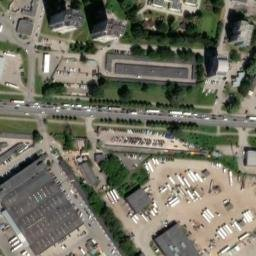
#> input picture docs/images/Armed_sat.jpg, 256 x 256 px
$ python -i run_phase2.py   (imports and definitions only)
#> lines starting #> are read from the running program, lines starting #| are printed output that depends on the picture
#!/usr/bin/env python3
"""
Phase 2: Enhanced Pipeline with Building Ownership Verification
- Runs 100+ additional companies
- Verifies building ownership (own vs rent)
- Enhanced solar detection with multiple CV methods
"""

import asyncio
import json
import os
import sys
import urllib.request
import urllib.parse
import ssl
import time
from PIL import Image, ImageStat, ImageFilter, ImageEnhance
from pathlib import Path
from datetime import datetime

# Add parent to path
sys.path.insert(0, os.path.dirname(os.path.abspath(__file__)))

OUTPUT_DIR = "/home/drg/.openclaw/workspace/solar-scout/output/images"
DATA_DIR = "/home/drg/.openclaw/workspace/solar-scout/data"

# Import existing agents
from agents.capacity import run_capacity_analysis
from agents.enrich import run_enrichment
from agents.annotate import run_annotation, generate_summary


# ============================================================================
# PHASE 1: Load Extended Company List
# ============================================================================

# [88 lines left out: functions load_companies, geocode_address, lat_lon_to_tile, get_satellite_url, check_building_ownership, not called in this run]


# [51 lines not run here, left out]


# ============================================================================
# PHASE 3: Enhanced Solar Detection
# ============================================================================

# [21 lines left out: function download_image, not called in this run]


def detect_solar_enhanced(image_path: str) -> dict:
    """
    Enhanced solar detection with multiple methods:
    1. Color analysis (blue/dark panels)
    2. Edge detection (rectangular patterns)
    3. Texture analysis (grid patterns)
    4. Brightness analysis
    """
#> called with image_path = 'docs/images/Armed_sat.jpg'
    if not os.path.exists(image_path):
        return {"detected": False, "confidence": 0.0, "details": "No image"}

    try:
        img = Image.open(image_path)
#> img is the input picture: PIL image 256x256 RGB; mean R, G, B 113.4, 112.2, 97.5
        if img.mode != 'RGB':
            img = img.convert('RGB')

        # Resize for analysis
        img = img.resize((500, 375))
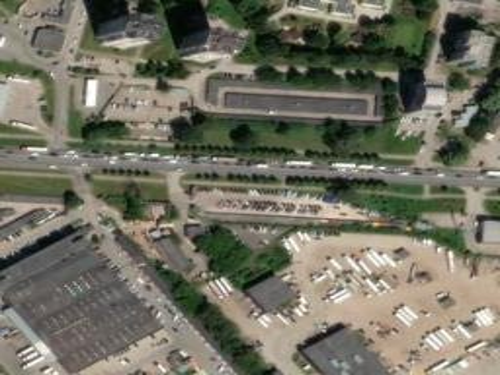
#> img: PIL image 500x375 RGB; mean R, G, B 113.4, 112.2, 97.5

        r, g, b = img.split()[:3]
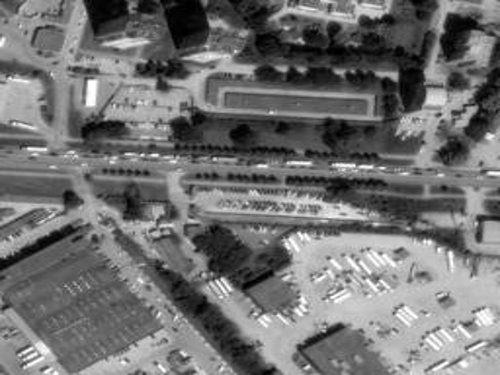
#> r: PIL image 500x375 L; min 0, max 255, mean 113.4
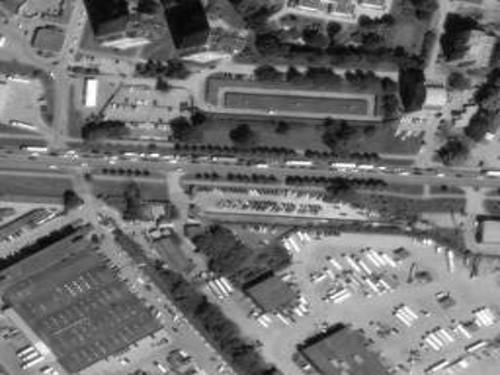
#> g: PIL image 500x375 L; min 3, max 255, mean 112.2
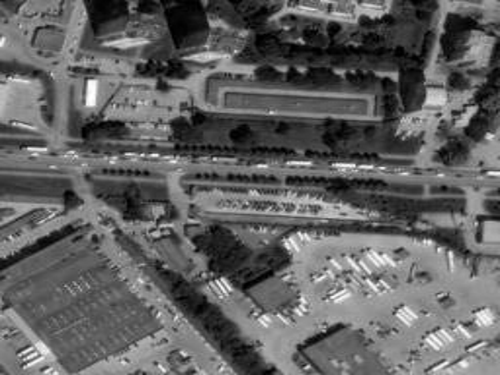
#> b: PIL image 500x375 L; min 0, max 255, mean 97.5

        # Method 1: Blue ratio (solar panels are blue-ish)
        stats = ImageStat.Stat(img)
        mean_r, mean_g, mean_b = stats.mean[:3]
#> mean_r = 113.4; mean_g = 112.2; mean_b = 97.49
        blue_ratio = mean_b / mean_r if mean_r > 0 else 0
#> blue_ratio = 0.86

        # Method 2: Dark areas (solar panels absorb light)
        brightness = (mean_r + mean_g + mean_b) / 3
#> brightness = 107.7
        darkness = 255 - brightness
#> darkness = 147.3

        # Method 3: Edge detection (panels have straight edges)
        gray = img.convert('L')
        edges = gray.filter(ImageFilter.FIND_EDGES)
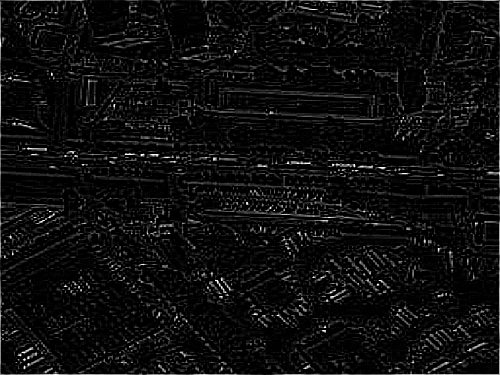
#> edges: PIL image 500x375 L; min 0, max 255, mean 14.4
        edge_stats = ImageStat.Stat(edges)
        edge_density = edge_stats.mean[0]
#> edge_density = 14.39

        # Method 4: Grid pattern detection
        # Enhance contrast to see patterns
        enhancer = ImageEnhance.Contrast(img)
        enhanced = enhancer.enhance(1.5)
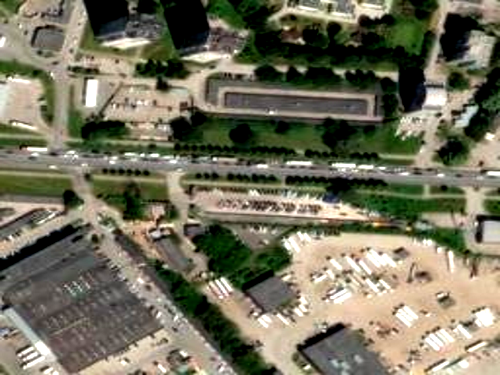
#> enhanced: PIL image 500x375 RGB; mean R, G, B 116, 113.2, 93
        enh_stats = ImageStat.Stat(enhanced)
        variance = enh_stats.stddev[0]
#> variance = 76.79

        # Method 5: Look for blue rectangles (roof panels)
        # Check blue channel for consistent patterns
        b_array = list(b.getdata())
#> b_array = 187500 items
        blue_variance = sum((x - mean_b)**2 for x in b_array) / len(b_array) ** 0.5
#> blue_variance = 983984

        # Scoring
        solar_score = 0
        details = []

        # Blue color (major indicator)
        if blue_ratio > 1.1:
            solar_score += 0.3
            details.append(f"blue_ratio={blue_ratio:.2f}")

        # Dark (panels are dark)
        if darkness > 80:
            solar_score += 0.2
            details.append(f"darkness={darkness:.0f}")

        # Edges (rectangular panels)
        if edge_density > 20:
            solar_score += 0.25
            details.append(f"edges={edge_density:.1f}")

        # Variance (grid pattern)
        if variance > 40:
            solar_score += 0.25
            details.append(f"variance={variance:.1f}")

        # Final decision
        detected = solar_score >= 0.5  # Need 50%+ confidence
        confidence = min(0.95, solar_score)

        return {
            "detected": detected,
            "confidence": round(confidence, 2),
            "details": "; ".join(details) if details else "No solar pattern",
            "methods": {
                "blue_ratio": round(blue_ratio, 3),
                "darkness": round(darkness, 1),
                "edge_density": round(edge_density, 1),
                "variance": round(variance, 1)
            }
        }

    except Exception as e:
        return {"detected": False, "confidence": 0.0, "details": f"Error: {e}"}


# [113 lines not run here, left out]

>>> result = detect_solar_enhanced('docs/images/Armed_sat.jpg')
#> result = 4 items

$ run again, on docs/images/Brivais_sat.jpg
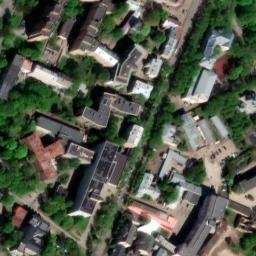
#> input picture docs/images/Brivais_sat.jpg, 256 x 256 px
#> in detect_solar_enhanced, img is the input picture: PIL image 256x256 RGB; mean R, G, B 82.8, 87.8, 74.3
#> img: PIL image 500x375 RGB
#> mean_r = 82.84; mean_g = 87.77; mean_b = 74.27
#> blue_ratio = 0.897
#> brightness = 81.63
#> darkness = 173.4
#> in detect_solar_enhanced, `edges = gray.filter(ImageFilter.FIND_EDGES)`:
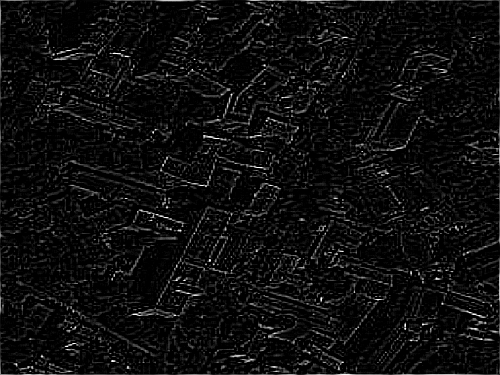
#> edges: PIL image 500x375 L; min 0, max 255, mean 14.4
#> edge_density = 14.44
#> in detect_solar_enhanced, `enhanced = enhancer.enhance(1.5)`:
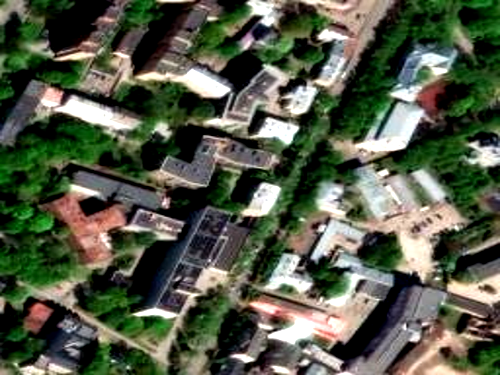
#> enhanced: PIL image 500x375 RGB; mean R, G, B 84.2, 90.3, 72.4
#> variance = 79.92
#> b_array = 187500 items
#> blue_variance = 1250209.2
#> result = 4 items

$ run again, on docs/images/Burovo_sat.jpg
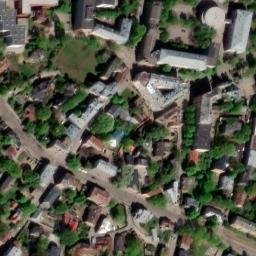
#> input picture docs/images/Burovo_sat.jpg, 256 x 256 px
#> in detect_solar_enhanced, img is the input picture: PIL image 256x256 RGB; mean R, G, B 86.8, 87.6, 74.4
#> img: PIL image 500x375 RGB
#> mean_r = 86.84; mean_g = 87.62; mean_b = 74.4
#> blue_ratio = 0.857
#> brightness = 82.95
#> darkness = 172
#> in detect_solar_enhanced, `edges = gray.filter(ImageFilter.FIND_EDGES)`:
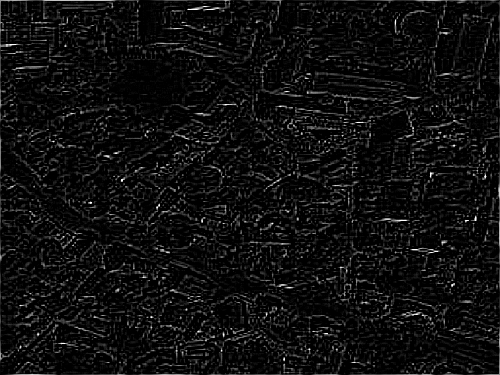
#> edges: PIL image 500x375 L; min 0, max 255, mean 15.3
#> edge_density = 15.28
#> in detect_solar_enhanced, `enhanced = enhancer.enhance(1.5)`:
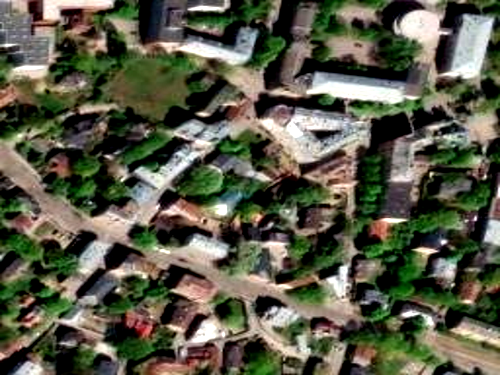
#> enhanced: PIL image 500x375 RGB; mean R, G, B 89.8, 90.3, 72.4
#> variance = 73.67
#> b_array = 187500 items
#> blue_variance = 1035126.4
#> result = 4 items
